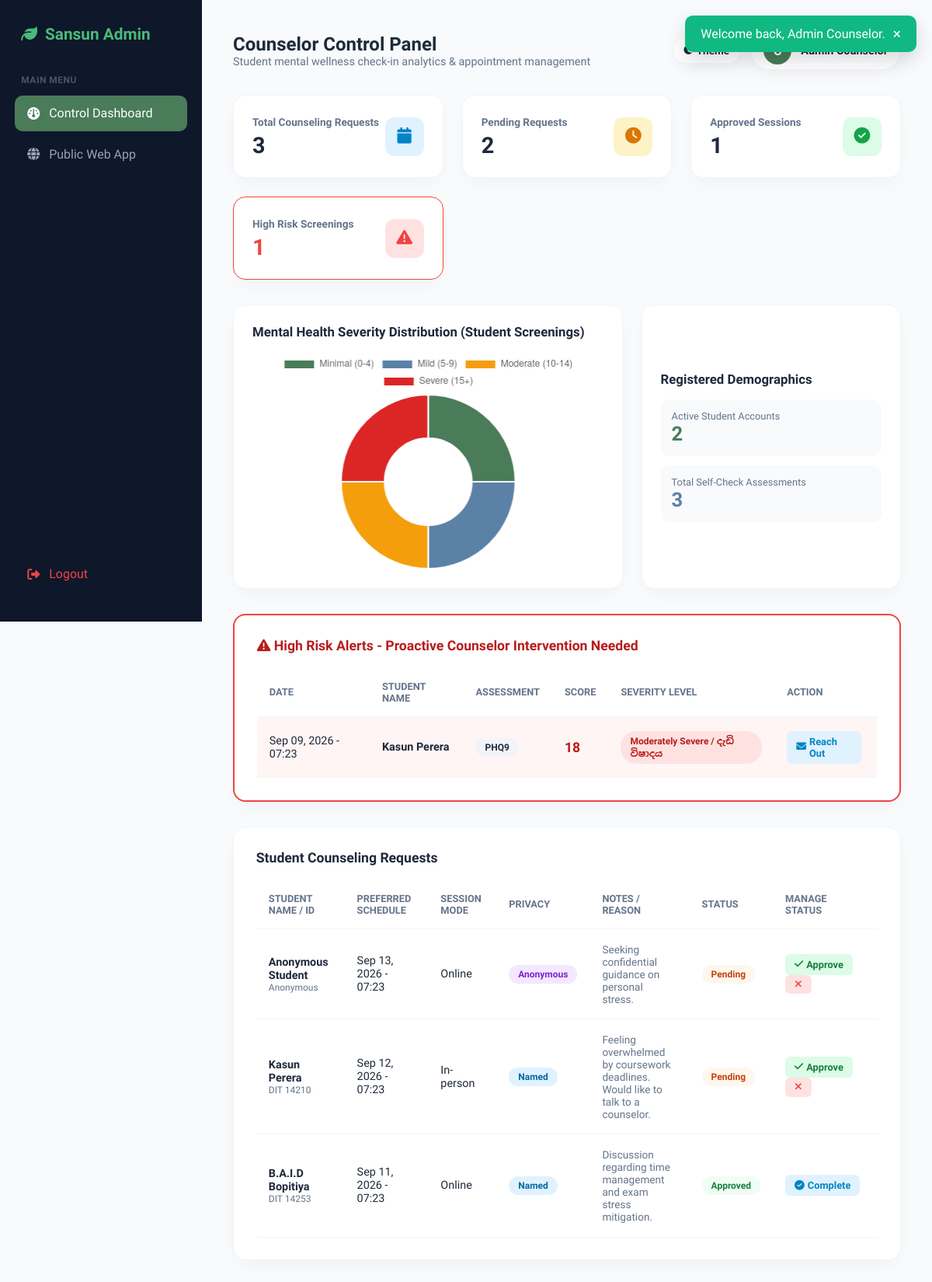
The app's page /admin-dashboard.php (signed in), older data.
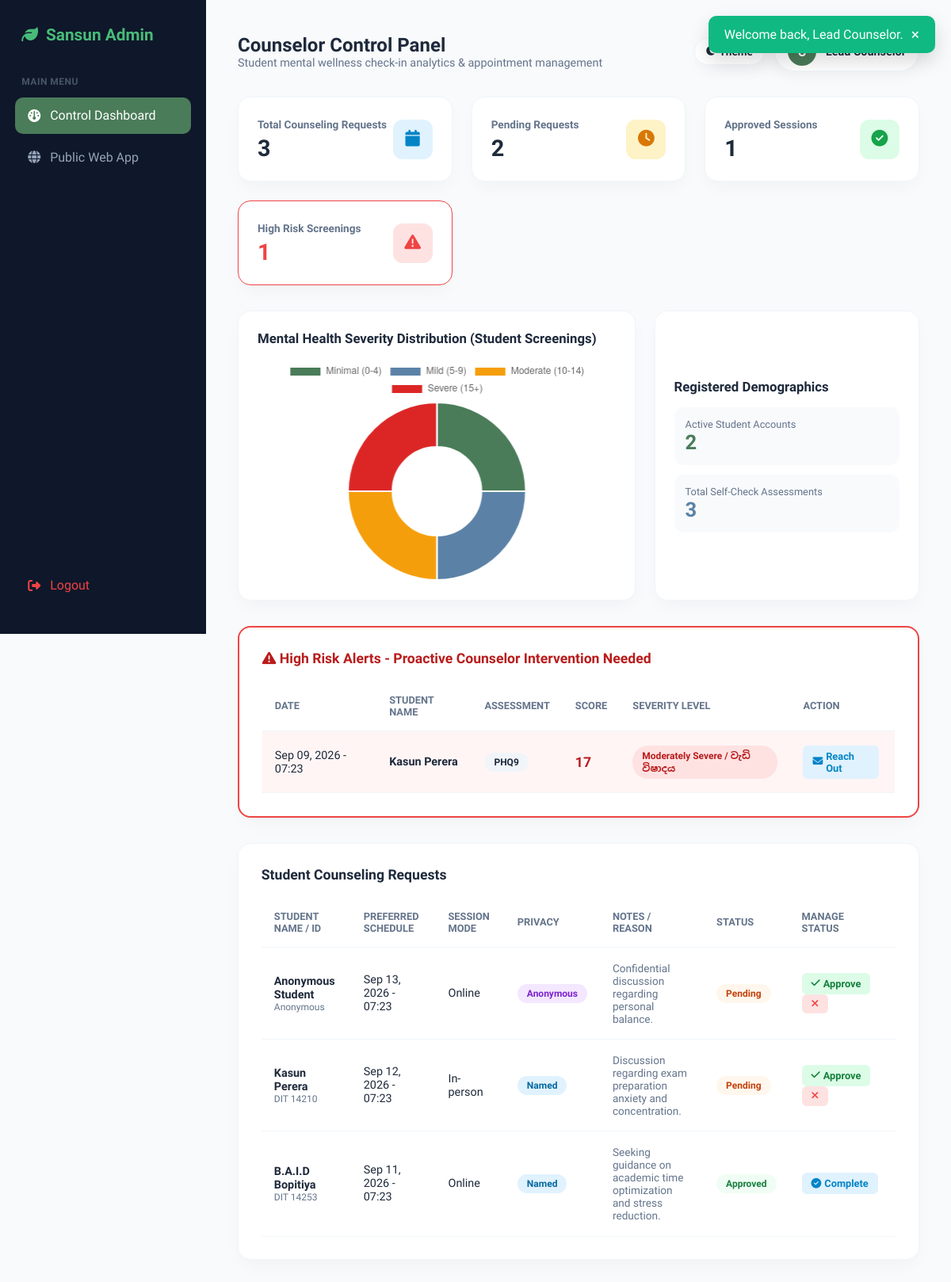
The same page, newer data.
### tables this page shows
CREATE TABLE `assessments` (
    `id` INT AUTO_INCREMENT PRIMARY KEY,
    `user_id` INT NOT NULL,
    `student_name` VARCHAR(120) NOT NULL,
    `test_type` ENUM('phq9', 'gad7') NOT NULL,
    `total_score` INT NOT NULL,
    `severity_level` VARCHAR(80) NOT NULL,  
    `is_high_risk` TINYINT(1) DEFAULT 0,    
    `answers_json` TEXT NULL,
    `recommendation` TEXT NULL,
    `created_at` TIMESTAMP DEFAULT CURRENT_TIMESTAMP,
    CONSTRAINT `fk_assess_user` FOREIGN KEY (`user_id`) REFERENCES `users`(`id`) ON DELETE CASCADE
);

CREATE TABLE `counseling_requests` (
    `id` INT AUTO_INCREMENT PRIMARY KEY,
    `user_id` INT NOT NULL,
    `student_name` VARCHAR(120) NOT NULL,
    `student_id` VARCHAR(50) NULL,
    `request_type` ENUM('named', 'anonymous') DEFAULT 'named',
    `preferred_mode` ENUM('online', 'in-person') DEFAULT 'online',
    `preferred_date` DATETIME NOT NULL,
    `notes` TEXT NULL,
    `status` ENUM('pending', 'approved', 'rejected', 'completed') DEFAULT 'pending',
    `counselor_feedback` TEXT NULL,
    `created_at` TIMESTAMP DEFAULT CURRENT_TIMESTAMP,
    CONSTRAINT `fk_counsel_user` FOREIGN KEY (`user_id`) REFERENCES `users`(`id`) ON DELETE CASCADE
);

### admin-dashboard.php (the view, shortened to what this page needs)
<?php
require_once __DIR__ . '/config/db.php';
$db = get_db();
$adminUser = current_user();
$totalRequests = (int)$db->query("SELECT COUNT(*) FROM counseling_requests")->fetchColumn();
$pendingRequests = (int)$db->query("SELECT COUNT(*) FROM counseling_requests WHERE status = 'pending'")->fetchColumn();
$approvedRequests = (int)$db->query("SELECT COUNT(*) FROM counseling_requests WHERE status = 'approved'")->fetchColumn();
$totalAssessments = (int)$db->query("SELECT COUNT(*) FROM assessments")->fetchColumn();
$highRiskCount = (int)$db->query("SELECT COUNT(*) FROM assessments WHERE is_high_risk = 1")->fetchColumn();
$totalStudents = (int)$db->query("SELECT COUNT(*) FROM users WHERE role = 'student'")->fetchColumn();
$reqStmt = $db->query("SELECT * FROM counseling_requests ORDER BY id DESC");
$counselingList = $reqStmt->fetchAll();
$riskStmt = $db->query("SELECT * FROM assessments WHERE is_high_risk = 1 ORDER BY id DESC LIMIT 10");
$highRiskList = $riskStmt->fetchAll();
$minimalCount = (int)$db->query("SELECT COUNT(*) FROM assessments WHERE severity_level LIKE '%Minimal%'")->fetchColumn();
$mildCount = (int)$db->query("SELECT COUNT(*) FROM assessments WHERE severity_level LIKE '%Mild%'")->fetchColumn();
$modCount = (int)$db->query("SELECT COUNT(*) FROM assessments WHERE severity_level LIKE '%Moderate%'")->fetchColumn();
$sevCount = (int)$db->query("SELECT COUNT(*) FROM assessments WHERE severity_level LIKE '%Severe%'")->fetchColumn();
?>
<!DOCTYPE html>
<html lang="en">
<head>
    <link href="https://cdnjs.cloudflare.com/ajax/libs/font-awesome/6.4.0/css/all.min.css" rel="stylesheet">
</head>
<body>
<?php display_flash(); ?>
<aside class="sidebar">
    <div>
        <div class="brand"><i class="fa-solid fa-leaf"></i> Sansun Admin</div>
        <div class="menu-label">Main Menu</div>
        <a class="menu-item active"><i class="fa-solid fa-gauge"></i> Control Dashboard</a>
        <a href="<?php echo SITE_URL; ?>/index.php" class="menu-item" target="_blank"><i class="fa-solid fa-globe"></i> Public Web App</a>
    </div>
    <a href="<?php echo SITE_URL; ?>/logout.php" class="menu-item" style="color: #ef4444;"><i class="fa-solid fa-right-from-bracket"></i> Logout</a>
</aside>
<main class="main-content">
    <div class="top-bar">
        <div>
            <h2 style="font-weight: 700;">Counselor Control Panel</h2>
            <p style="color: var(--text-muted); font-size: 0.9rem;">Student mental wellness check-in analytics & appointment management</p>
        </div>
        <div class="controls-container">
            <button class="btn-toggle" onclick="toggleTheme()"><i class="fa-solid fa-moon"></i> Theme</button>
            <div class="admin-profile">
                <div class="avatar">C</div>
                <span style="font-weight: 600; font-size: 0.9rem;"><?php echo htmlspecialchars($adminUser['name']); ?></span>
            </div>
        </div>
    </div>
    <div class="stats-grid">
        <div class="stat-card">
            <div class="stat-info">
                <span>Total Counseling Requests</span>
                <h3><?php echo $totalRequests; ?></h3>
            </div>
            <div class="stat-icon" style="background: #e0f2fe; color: #0284c7;"><i class="fa-solid fa-calendar"></i></div>
        </div>
        <div class="stat-card">
            <div class="stat-info">
                <span>Pending Requests</span>
                <h3><?php echo $pendingRequests; ?></h3>
            </div>
            <div class="stat-icon" style="background: #fef3c7; color: #d97706;"><i class="fa-solid fa-clock"></i></div>
        </div>
        <div class="stat-card">
            <div class="stat-info">
                <span>Approved Sessions</span>
                <h3><?php echo $approvedRequests; ?></h3>
            </div>
            <div class="stat-icon" style="background: #dcfce7; color: #16a34a;"><i class="fa-solid fa-circle-check"></i></div>
        </div>
        <div class="stat-card" style="<?php echo $highRiskCount > 0 ? 'border-color:#ef4444;' : ''; ?>">
            <div class="stat-info">
                <span>High Risk Screenings</span>
                <h3 style="color:#ef4444;"><?php echo $highRiskCount; ?></h3>
            </div>
            <div class="stat-icon" style="background: #fee2e2; color: #ef4444;"><i class="fa-solid fa-triangle-exclamation"></i></div>
        </div>
    </div>
    <div class="charts-grid">
        <div class="chart-card">
            <h3 style="font-size:1.05rem; font-weight:700; margin-bottom:1rem;">Mental Health Severity Distribution (Student Screenings)</h3>
            <canvas id="severityChart" style="max-height:280px;"></canvas>
        </div>
        <div class="chart-card" style="display:flex; flex-direction:column; justify-content:center;">
            <h3 style="font-size:1.05rem; font-weight:700; margin-bottom:1rem;">Registered Demographics</h3>
            <div style="padding:14px; background:var(--main-bg); border-radius:12px; margin-bottom:12px;">
                <div style="font-size:0.8rem; color:var(--text-muted);">Active Student Accounts</div>
                <div style="font-size:1.6rem; font-weight:700; color:var(--primary);"><?php echo $totalStudents; ?></div>
            </div>
            <div style="padding:14px; background:var(--main-bg); border-radius:12px;">
                <div style="font-size:0.8rem; color:var(--text-muted);">Total Self-Check Assessments</div>
                <div style="font-size:1.6rem; font-weight:700; color:#5b82a6;"><?php echo $totalAssessments; ?></div>
            </div>
        </div>
    </div>
    <?php if (!empty($highRiskList)): ?>
        <div class="table-card" style="border: 2px solid #ef4444;">
            <div class="table-header">
                <h3 style="color:#b91c1c;"><i class="fa-solid fa-triangle-exclamation"></i> High Risk Alerts - Proactive Counselor Intervention Needed</h3>
            </div>
            <div style="overflow-x:auto;">
                <table>
                    <thead>
                        <tr>
                            <th>Date</th>
                            <th>Student Name</th>
                            <th>Assessment</th>
                            <th>Score</th>
                            <th>Severity Level</th>
                            <th>Action</th>
                        </tr>
                    </thead>
                    <tbody>
                        <?php foreach ($highRiskList as $risk): ?>
                            <tr style="background:#fff5f5;">
                                <td><?php echo date('M d, Y - H:i', strtotime($risk['created_at'])); ?></td>
                                <td><strong><?php echo htmlspecialchars($risk['student_name'] ?: 'Student User'); ?></strong></td>
                                <td><span class="badge" style="background:#f1f5f9;"><?php echo strtoupper($risk['test_type']); ?></span></td>
                                <td><strong style="color:#b91c1c; font-size:1.1rem;"><?php echo $risk['total_score']; ?></strong></td>
                                <td><span class="badge" style="background:#fee2e2; color:#b91c1c; font-weight:700;"><?php echo htmlspecialchars($risk['severity_level']); ?></span></td>
                                <td>
                                    <a href="mailto:student@dit.ac.lk?subject=Follow-up%20Support%20Session" class="btn-action btn-complete">
                                        <i class="fa-solid fa-envelope"></i> Reach Out
                                    </a>
                                </td>
                            </tr>
                        <?php endforeach; ?>
                    </tbody>
                </table>
            </div>
        </div>
    <?php endif; ?>
    <div class="table-card">
        <div class="table-header">
            <h3>Student Counseling Requests</h3>
        </div>
        <div style="overflow-x:auto;">
            <table>
                <thead>
                    <tr>
                        <th>Student Name / ID</th>
                        <th>Preferred Schedule</th>
                        <th>Session Mode</th>
                        <th>Privacy</th>
                        <th>Notes / Reason</th>
                        <th>Status</th>
                        <th>Manage Status</th>
                    </tr>
                </thead>
                <tbody>
                    <?php if (empty($counselingList)): ?>
                        <tr>
                            <td colspan="7" style="text-align:center; color:var(--text-muted); padding:30px;">No counseling requests submitted yet.</td>
                        </tr>
                    <?php else: ?>
                        <?php foreach ($counselingList as $req): ?>
                            <tr>
                                <td>
                                    <strong><?php echo htmlspecialchars($req['student_name']); ?></strong>
                                    <small style="display:block; color:var(--text-muted);"><?php echo htmlspecialchars($req['student_id'] ?: 'Anonymous'); ?></small>
                                </td>
                                <td><?php echo date('M d, Y - H:i', strtotime($req['preferred_date'])); ?></td>
                                <td><?php echo ucfirst($req['preferred_mode']); ?></td>
                                <td>
                                    <span class="badge" style="background:<?php echo $req['request_type'] === 'anonymous' ? '#f3e8ff' : '#e0f2fe'; ?>; color:<?php echo $req['request_type'] === 'anonymous' ? '#7e22ce' : '#0369a1'; ?>;">
                                        <?php echo ucfirst($req['request_type']); ?>
                                    </span>
                                </td>
                                <td style="max-width:280px; font-size:0.85rem; color:var(--text-muted);">
                                    <?php echo htmlspecialchars($req['notes'] ?: 'No notes provided'); ?>
                                </td>
                                <td>
                                    <span class="badge <?php echo htmlspecialchars($req['status']); ?>">
                                        <?php echo htmlspecialchars($req['status']); ?>
                                    </span>
                                </td>
                                <td>
                                    <?php if ($req['status'] === 'pending'): ?>
                                        <a href="<?php echo SITE_URL; ?>/admin-dashboard.php?action=update&req_id=<?php echo $req['id']; ?>&status=approved" class="btn-action btn-approve" title="Approve Appointment">
                                            <i class="fa-solid fa-check"></i> Approve
                                        </a>
                                        <a href="<?php echo SITE_URL; ?>/admin-dashboard.php?action=update&req_id=<?php echo $req['id']; ?>&status=rejected" class="btn-action btn-reject" title="Reject Request">
                                            <i class="fa-solid fa-xmark"></i>
                                        </a>
                                    <?php elseif ($req['status'] === 'approved'): ?>
                                        <a href="<?php echo SITE_URL; ?>/admin-dashboard.php?action=update&req_id=<?php echo $req['id']; ?>&status=completed" class="btn-action btn-complete" title="Mark Completed">
                                            <i class="fa-solid fa-circle-check"></i> Complete
                                        </a>
                                    <?php else: ?>
                                        <small style="color:var(--text-muted);">-</small>
                                    <?php endif; ?>
                                </td>
                            </tr>
                        <?php endforeach; ?>
                    <?php endif; ?>
                </tbody>
            </table>
        </div>
    </div>
</main>
<script>
    function toggleTheme() {
        document.body.classList.toggle('dark-mode');
    }
    document.addEventListener('DOMContentLoaded', () => {
        const ctx = document.getElementById('severityChart');
        if (!ctx) return;
        new Chart(ctx, {
            type: 'doughnut',
            data: {
                labels: ['Minimal (0-4)', 'Mild (5-9)', 'Moderate (10-14)', 'Severe (15+)'],
                datasets: [{
                    data: [
                        <?php echo max(1, $minimalCount); ?>,
                        <?php echo max(1, $mildCount); ?>,
                        <?php echo max(1, $modCount); ?>,
                        <?php echo max(1, $sevCount); ?>
                    ],
                    backgroundColor: ['#4a7c59', '#5b82a6', '#f59e0b', '#dc2626'],
                    borderWidth: 2
                }]
            },
            options: {
                responsive: true,
                maintainAspectRatio: false
            }
        });
    });
</script>
</body>
</html>

### config/db.php (shortened to what this page needs)
<?php
function display_flash() {
    if (isset($_SESSION['flash'])) {
        $f = $_SESSION['flash'];
        $type = htmlspecialchars($f['type']);
        $msg = htmlspecialchars($f['message']);
        echo "<div class='flash-alert alert-{$type}' style='position:fixed;top:20px;right:20px;z-index:9999;padding:12px 20px;border-radius:10px;background:" . ($type === 'success' ? '#10b981' : '#ef4444') . ";color:#fff;box-shadow:0 10px 25px rgba(0,0,0,0.15);display:flex;align-items:center;gap:10px;'>
            <span>{$msg}</span>
            <button onclick='this.parentElement.remove()' style='background:none;border:none;color:#fff;font-size:1.2rem;cursor:pointer;'>&times;</button>
        </div>";
    }
}

Row changes from the older to the newer data that the page shows:
changed assessments "Kasun Perera": total_score "18" → "17"; severity_level "Moderately Severe / දැඩි විෂාදය" → "Moderately Severe / වැඩි විෂාදය"
changed counseling_requests "Anonymous Student": notes "Seeking confidential guidance on personal stress." → "Confidential discussion regarding personal balance."
changed counseling_requests "Kasun Perera": notes "Feeling overwhelmed by coursework deadlines. Would like to talk to a counselor." → "Discussion regarding exam preparation anxiety and concentration."
changed counseling_requests "B.A.I.D Bopitiya": notes "Discussion regarding time management and exam stress mitigation." → "Seeking guidance on academic time optimization and stress reduction."
Text that changed along with them:
$msg: "Welcome back, Admin Counselor." → "Welcome back, Lead Counselor."
